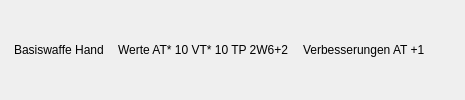
      <widget class="QWidget" name="labelContainerW1" native="true">
       <layout class="QHBoxLayout" name="horizontalLayout_2">
        <property name="spacing">
         <number>0</number>
        </property>
        <property name="leftMargin">
         <number>0</number>
        </property>
        <property name="topMargin">
         <number>0</number>
        </property>
        <property name="rightMargin">
         <number>0</number>
        </property>
        <property name="bottomMargin">
         <number>0</number>
        </property>
        <item>
         <widget class="QLabel" name="labelW1Basis">
          <property name="minimumSize">
           <size>
            <width>0</width>
            <height>30</height>
           </size>
          </property>
          <property name="text">
           <string>Basiswaffe Hand</string>
          </property>
          <property name="margin">
           <number>0</number>
          </property>
          <property name="indent">
           <number>14</number>
          </property>
         </widget>
        </item>
        <item>
         <widget class="QLabel" name="labelW1Werte">
          <property name="minimumSize">
           <size>
            <width>0</width>
            <height>30</height>
           </size>
          </property>
          <property name="text">
           <string>Werte AT* 10 VT* 10 TP 2W6+2</string>
          </property>
          <property name="indent">
           <number>14</number>
          </property>
         </widget>
        </item>
        <item>
         <widget class="QLabel" name="labelW1Mods">
          <property name="minimumSize">
           <size>
            <width>0</width>
            <height>30</height>
           </size>
          </property>
          <property name="text">
           <string>Verbesserungen AT +1</string>
          </property>
          <property name="indent">
           <number>14</number>
          </property>
         </widget>
        </item>
        <item>
         <spacer name="horizontalSpacer">
          <property name="orientation">
           <enum>Qt::Horizontal</enum>
          </property>
          <property name="sizeHint" stdset="0">
           <size>
            <width>40</width>
            <height>20</height>
           </size>
          </property>
         </spacer>
        </item>
       </layout>
      </widget>
